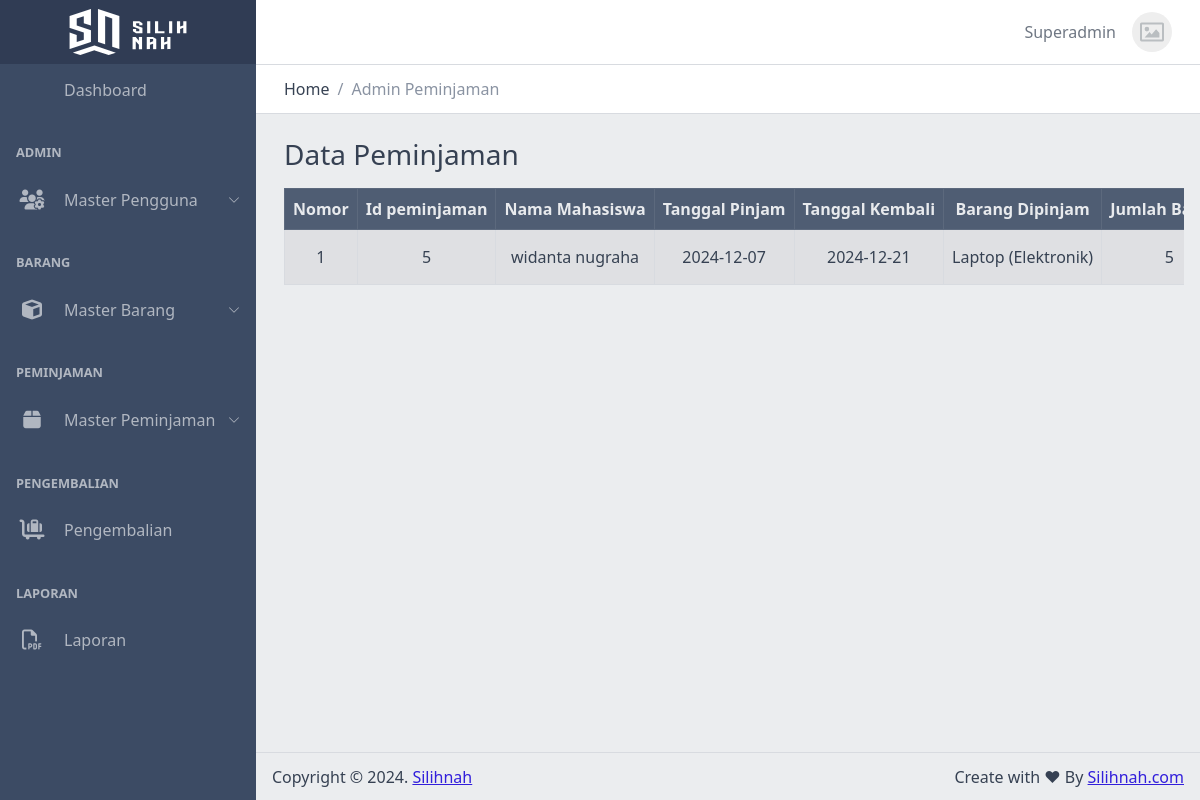
/views/admin/peminjaman/ (signed in), run on an earlier commit of the app's database.
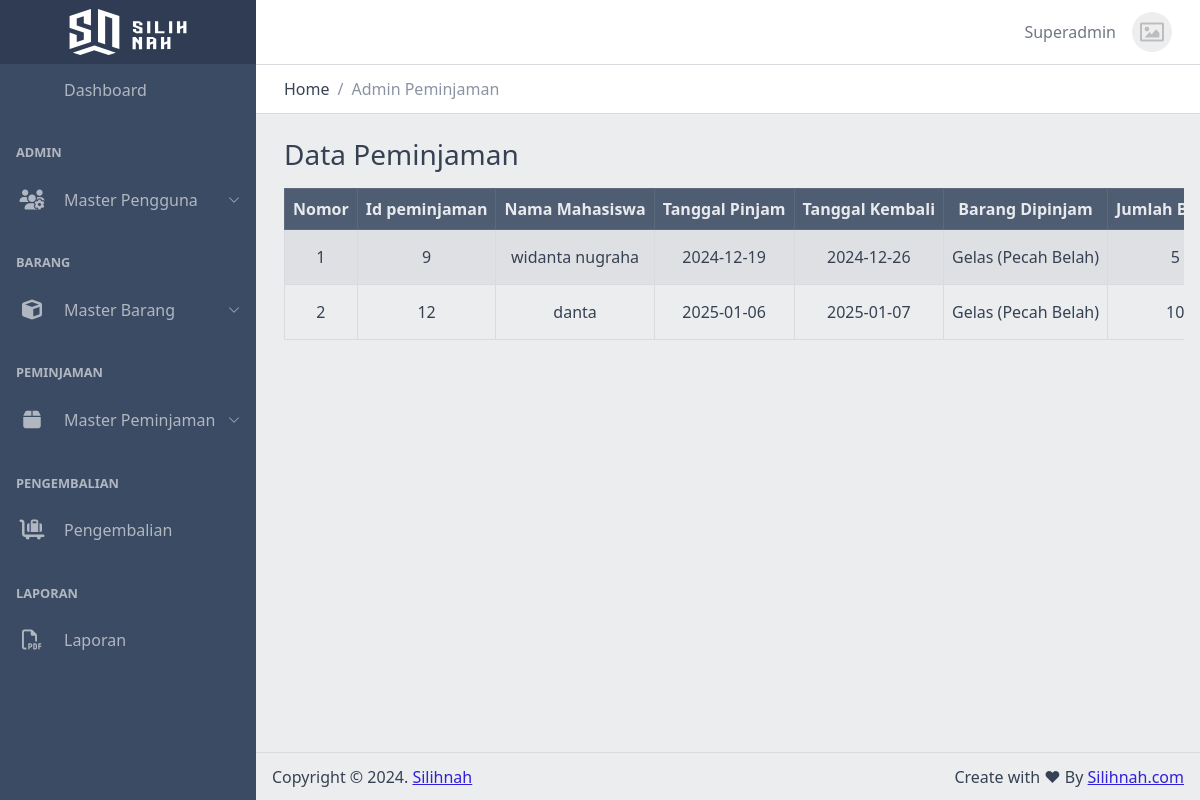
And on a later commit of the database.
### tables this page shows
CREATE TABLE `peminjaman` (
  `id_peminjaman` int NOT NULL,
  `id_mahasiswa` int NOT NULL,
  `tanggal_pinjam` date NOT NULL,
  `tanggal_kembali` date NOT NULL,
  `id_petugas` int DEFAULT NULL,
  `id_status` int DEFAULT NULL
);

CREATE TABLE `mahasiswa` (
  `id_mahasiswa` int NOT NULL,
  `id_user` int NOT NULL,
  `nim` varchar(10) DEFAULT NULL,
  `nama` varchar(255) DEFAULT NULL,
  `telpon` varchar(13) DEFAULT NULL,
  `jenis_kelamin` enum('Laki-Laki','Perempuan') DEFAULT NULL,
  `tanggal_lahir` date DEFAULT NULL,
  `alamat` text,
  `agama` enum('Hindu','Islam','Budha','Kristen','Katolik','Konghucu') DEFAULT NULL
);

### functions/peminjaman.php (called while the page is built, shortened)
<?php
include 'connect.php';
class Peminjaman extends Connect
{
    public function getAllDataStatusPendding()
    {
        $query = "SELECT
            peminjaman.id_peminjaman,
            peminjaman.id_mahasiswa,
            peminjaman.id_petugas,
            peminjaman.id_status,
            peminjaman.id_peminjaman,
            peminjaman.tanggal_pinjam,
            peminjaman.tanggal_kembali,
            mahasiswa.nama AS nama_mahasiswa,
            petugas.nama AS nama_petugas,
            status.nama_status AS nama_status,
            GROUP_CONCAT(CONCAT(barang.nama, ' (', kategori.nama, ')') SEPARATOR ', ') AS barang_dipinjam,
            GROUP_CONCAT(detail_peminjaman.jumlah SEPARATOR ', ') AS jumlah_barang
        FROM
            peminjaman
        LEFT JOIN
            detail_peminjaman ON peminjaman.id_peminjaman = detail_peminjaman.id_peminjaman
        LEFT JOIN
            barang ON detail_peminjaman.id_barang = barang.id_barang
        LEFT JOIN
            kategori ON barang.id_kategori = kategori.id_kategori
        LEFT JOIN
            mahasiswa ON peminjaman.id_mahasiswa = mahasiswa.id_mahasiswa
        LEFT JOIN
            petugas ON peminjaman.id_petugas = petugas.id_petugas
        LEFT JOIN
            status ON peminjaman.id_status = status.id_status
        WHERE peminjaman.id_status = 2
        GROUP BY
            peminjaman.id_peminjaman";
        $result = mysqli_query($this->conn, $query);
        $data = [];
        while ($row = mysqli_fetch_assoc($result)) {
            $data[] = $row;
        }
        return $data;
    }
    public function getDataStatus()
    {
        $query = "SELECT * FROM status";
        $result = mysqli_query($this->conn, $query);
        $data = [];
        while ($row = mysqli_fetch_assoc($result)) {
            $data[] = $row;
        }
        return $data;
    }
}

### functions/connect.php (called while the page is built, shortened)
<?php
class Connect
{
    private $host = 'localhost';
    private $user = 'root';
    private $pass = '';
    private $db = 'silihnah';
    function __construct()
    {
        $this->conn = new mysqli($this->host, $this->user, $this->pass, $this->db);
    }
}

### views/admin/peminjaman/index.php (the view, shortened to what this page needs)
<?php
include '../../../functions/peminjaman.php';
$peminjaman = new Peminjaman();
$data = $peminjaman->getAllDataStatusPendding();
$dataStatus = $peminjaman->getDataStatus();
?>
<?php include('../../templates/header.php'); ?>
<div class="container-fluid">
    <div class="row justify-content-center">
        <div class="col">
            <h3>Data Peminjaman</h3>
        </div>
    </div>
</div>
<div class="container-fluid table-responsive">
    <table id="data-table" class="table text-nowrap table-bordered table-striped text-center mt-2 align-middle">
        <thead class="table-dark">
            <tr>
                <th>Nomor</th>
                <th>Id peminjaman</th>
                <th>Nama Mahasiswa</th>
                <th>Tanggal Pinjam</th>
                <th>Tanggal Kembali</th>
                <th>Barang Dipinjam</th>
                <th>Jumlah Barang</th>
            </tr>
        </thead>
        <tbody>
            <?php $no = 1; ?>
            <?php foreach ($data as $row) : ?>
                <tr>
                    <td><?= $no++; ?></td>
                    <td><?= $row['id_peminjaman']; ?></td>
                    <td><?= $row['nama_mahasiswa']; ?></td>
                    <td><?= $row['tanggal_pinjam']; ?></td>
                    <td><?= $row['tanggal_kembali']; ?></td>
                    <td><?= $row['barang_dipinjam']; ?></td>
                    <td><?= $row['jumlah_barang']; ?></td>
                </tr>
            <?php endforeach; ?>
        </tbody>
    </table>
</div>
<?php include('../../templates/footer.php'); ?>

What changed in the data, as far as the page shows it:
no longer on this page (row edited): peminjaman: id_peminjaman "5", id_mahasiswa.nama "widanta nugraha", tanggal_pinjam "2024-12-07", tanggal_kembali "2024-12-21", barang_dipinjam "Laptop (Elektronik)", jumlah_barang "5"
added peminjaman: id_peminjaman "9", id_mahasiswa.nama "widanta nugraha", tanggal_pinjam "2024-12-19", tanggal_kembali "2024-12-26", barang_dipinjam "Gelas (Pecah Belah)", jumlah_barang "5"
added peminjaman: id_peminjaman "12", id_mahasiswa.nama "danta", tanggal_pinjam "2025-01-06", tanggal_kembali "2025-01-07", barang_dipinjam "Gelas (Pecah Belah)", jumlah_barang "10"
